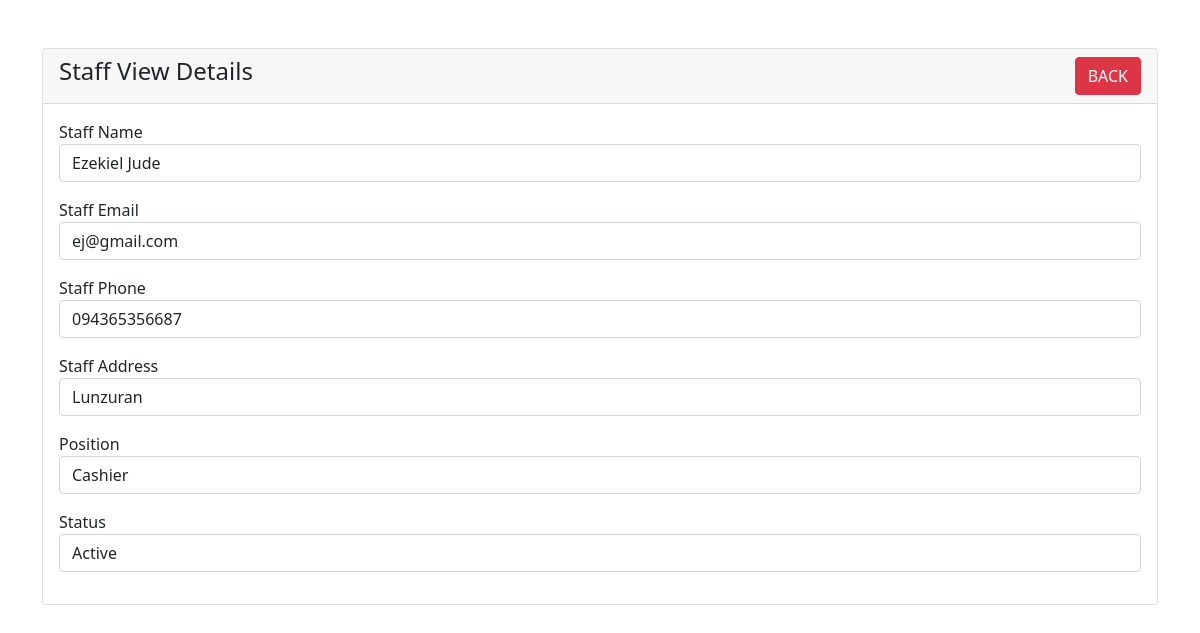
Page /admin/staff-view.php?id=1 on the committed database.
### tables this page shows
CREATE TABLE `staff` (
  `id` int(6) NOT NULL,
  `name` varchar(255) NOT NULL,
  `email` varchar(255) NOT NULL,
  `phone` varchar(255) NOT NULL,
  `address` varchar(255) NOT NULL,
  `position` varchar(255) NOT NULL,
  `status` varchar(255) NOT NULL
);

### admin/staff-view.php (the view, shortened to what this page needs)
<?php
require 'dbcon.php';
?>
<!doctype html>
<html lang="en">
  <head>
    <link href="https://cdn.jsdelivr.net/npm/bootstrap@5.1.3/dist/css/bootstrap.min.css" rel="stylesheet">
</head>
<body>
    <div class="container mt-5">
        <div class="row">
            <div class="col-md-12">
                <div class="card">
                    <div class="card-header">
                        <h4>Staff View Details
                            <a href="staff-page.php" class="btn btn-danger float-end">BACK</a>
                        </h4>
                    </div>
                    <div class="card-body">
                        <?php
                        if(isset($_GET['id']))
                        {
                            $staff_id = mysqli_real_escape_string($con, $_GET['id']);
                            $query = "SELECT * FROM staff WHERE id='$staff_id' ";
                            $query_run = mysqli_query($con, $query);
                            if(mysqli_num_rows($query_run) > 0)
                            {
                                $staff = mysqli_fetch_array($query_run);
                                ?>
                                    <div class="mb-3">
                                        <label>Staff Name</label>
                                        <p class="form-control">
                                            <?=$staff['name'];?>
                                        </p>
                                    </div>
                                    <div class="mb-3">
                                        <label>Staff Email</label>
                                        <p class="form-control">
                                            <?=$staff['email'];?>
                                        </p>
                                    </div>
                                    <div class="mb-3">
                                        <label>Staff Phone</label>
                                        <p class="form-control">
                                            <?=$staff['phone'];?>
                                        </p>
                                    </div>
                                    <div class="mb-3">
                                        <label>Staff Address</label>
                                        <p class="form-control">
                                            <?=$staff['address'];?>
                                        </p>
                                    </div>
                                    <div class="mb-3">
                                        <label>Position</label>
                                        <p class="form-control">
                                            <?=$staff['position'];?>
                                        </p>
                                    </div>
                                    <div class="mb-3">
                                        <label>Status</label>
                                        <p class="form-control">
                                            <?=$staff['status'];?>
                                        </p>
                                    </div>
                                <?php
                            }
                            else
                            {
                                echo "<h4>No Such Id Found</h4>";
                            }
                        }
                        ?>
                    </div>
                </div>
            </div>
        </div>
    </div>
</body>
</html>

### rows in the picture
staff: name "Ezekiel Jude", email "ej@gmail.com", phone "094365356687", address "Lunzuran", position "Cashier", status "Active"
